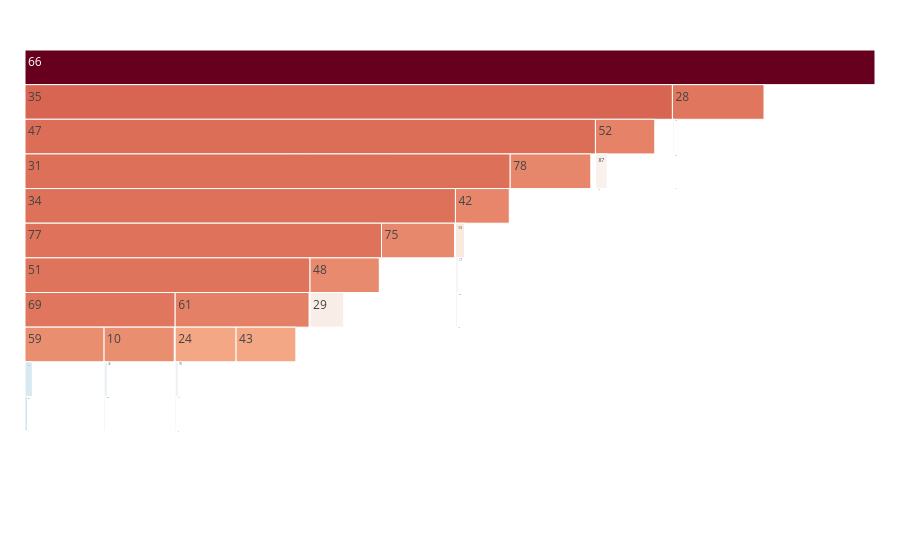

The notebook cell this image was saved under:
### Code cell
fig = make_icicle(path_templ(20))
fig.show()

### Figure 1 — Plotly figure (JSON) as saved in the notebook; plotly's stock layout.template omitted (floating-point values rounded to 4 significant figures)
{"data": [{"labels": ["0", "1", "2", "3", "4", "5", "6", "7", "8", "9", "10", "11", "12", "13", "14", "15", "16", "17", "18", "19", "20", "21", "22", "23", "24", "25", "26", "27", "28", "29", "30", "31", "32", "33", "34", "35", "36", "37", "38", "39", "40", "41", "42", "43", "44", "45", "46", "47", "48", "49", "50", "51", "52", "53", "54", "55", "56", "57", "58", "59", "60", "61", "62", "63", "64", "65", "66", "67", "68", "69", "70", "71", "72", "73", "74", "75", "76", "77", "78", "79", "80", "81", "82", "83", "84", "85", "86", "87", "88"], "marker": {"cmid": -8.58, "colors": [-8.863, -10.11, -9.884, -13.27, -9.179, -8.367, -10.13, -10.63, -10.09, -10.42, -3.616, -9.924, -10.91, -11.87, -8.796, -11.31, -9.891, -11.6, -10.27, -12.02, -8.833, -11.12, -13.3, -12.85, -4.39, -8.773, -11.78, -8.422, -2.874, -7.849, -11.32, -2.685, -7.158, -9.679, -2.709, -2.356, -9.929, -11.55, -9.514, -9.667, -7.522, -10.89, -3.376, -4.395, -10.34, -11.35, -8.927, -2.619, -3.48, -12.35, -12.27, -2.823, -3.252, -7.171, -9.283, -10.77, -12.72, -9.031, -7.523, -3.617, -10.47, -3.186, -11.76, -10.1, -9.967, -9.126, 2.053, -11.06, -9.552, -2.885, -9.13, -8.664, -11.02, -10.6, -10.09, -3.416, -12.08, -2.761, -3.368, -9.636, -8.851, -10.36, -9.98, -9.457, -9.406, -8.888, -9.089, -8.125, -11.02], "colorscale": [[0, "rgb(5,48,97)"], [0.1, "rgb(33,102,172)"], [0.2, "rgb(67,147,195)"], [0.3, "rgb(146,197,222)"], [0.4, "rgb(209,229,240)"], [0.5, "rgb(247,247,247)"], [0.6, "rgb(253,219,199)"], [0.7, "rgb(244,165,130)"], [0.8, "rgb(214,96,77)"], [0.9, "rgb(178,24,43)"], [1, "rgb(103,0,31)"]]}, "parents": ["14", "2", "79", "56", "46", "58", "79", "81", "16", "1", "69", "59", "55", "43", "28", "60", "84", "21", "59", "26", "27", "18", "56", "76", "61", "28", "43", "58", "66", "48", "12", "47", "48", "65", "31", "66", "84", "60", "70", "54", "52", "18", "31", "61", "8", "12", "0", "35", "77", "62", "62", "77", "35", "42", "10", "82", "76", "46", "42", "69", "87", "51", "21", "87", "2", "0", "", "55", "65", "51", "24", "27", "81", "1", "16", "34", "26", "34", "47", "70", "14", "8", "54", "20", "20", "24", "10", "52", "82"], "root": {"color": "lightgrey"}, "tiling": {"orientation": "v"}, "type": "icicle", "values": [18, 29, 7, 2, 2, 1, 2, 1, 6, 1, 5487, 1, 1, 1, 40, 1, 12, 1, 414, 3, 94, 146, 2, 1, 4731, 2, 1, 78, 7389, 2805, 1, 76, 1, 4, 78, 1453, 1, 21, 1, 1, 1, 2, 3656, 4879, 1, 5, 3, 379, 2898, 3, 3, 78, 3904, 1, 139, 4, 6, 7, 493, 5899, 81, 1088, 44, 1, 2, 75, 9140, 4, 2, 78, 174, 2, 9, 17, 2, 6009, 27, 183, 6641, 52, 2, 9, 128, 1, 67, 2, 2, 877, 4]}], "layout": {"margin": {"b": 25, "l": 25, "r": 25, "t": 50}}}
